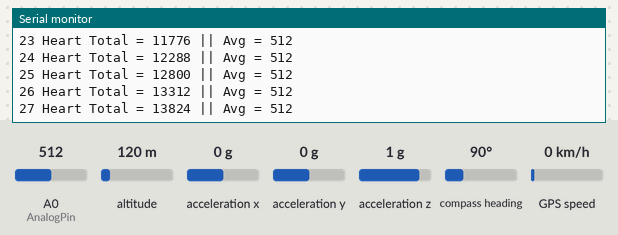
Simulated run of this sketch. Board: ESP8266 (NodeMCU). On the bench: the last lines printed to the serial monitor. The test bench sets the inputs (shaded band); at power-on: A0 (AnalogPin) = 512, altitude 120 m, acceleration x 0 g, acceleration z 1 g, acceleration y 0 g, compass heading 90°, GPS speed 0 km/h. WiFi joins after 1.5 s; servers stay silent unless stated; uploads are accepted with an empty reply; the GPS gets a fix after 3 s at 37.7749, -122.4194 with 8 satellites.

Above: at 3.7 s.
3.8 s: A0 (AnalogPin) set to 992
At 7.1 s:
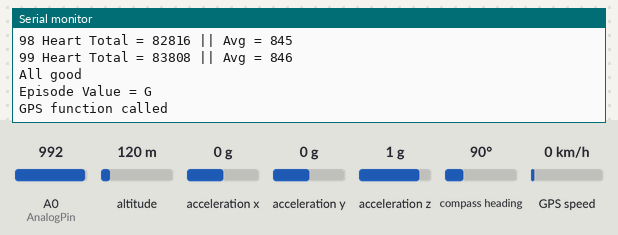
7.9 s: altitude set to 20 m
At 11.3 s:
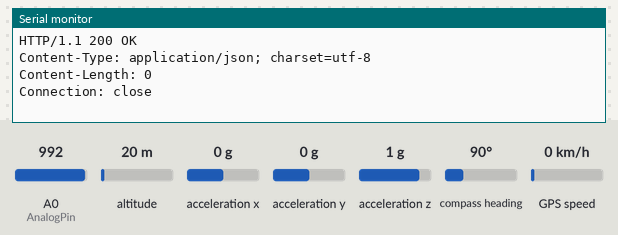
12.0 s: acceleration x set to -1.4 g
At 12.05 s:
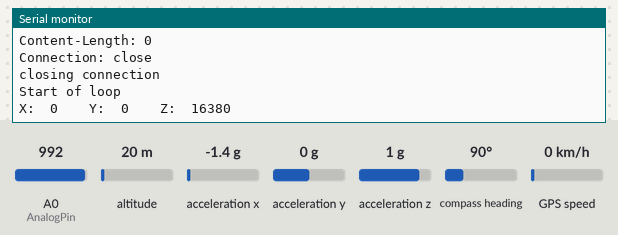
17.3 s: acceleration z set to 0 g
At 20.05 s:
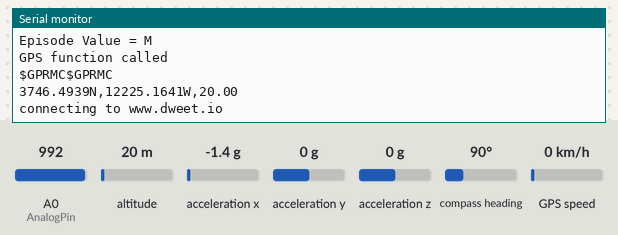
31.3 s: A0 (AnalogPin) set to 716
At 31.9 s:
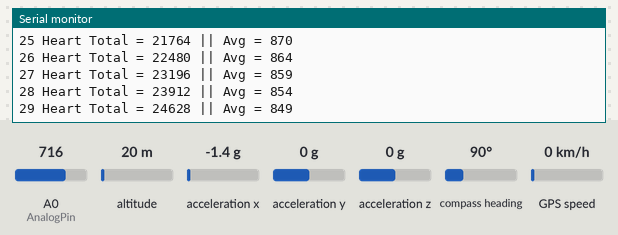
32.8 s: acceleration y set to -1.4 g
At 35.1 s:
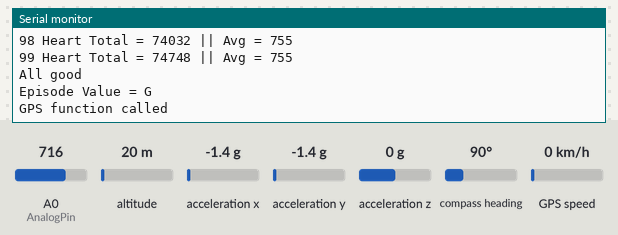
Timing chart, 0 to 35.3 s (numbered marks = the images above; inputs shaded):
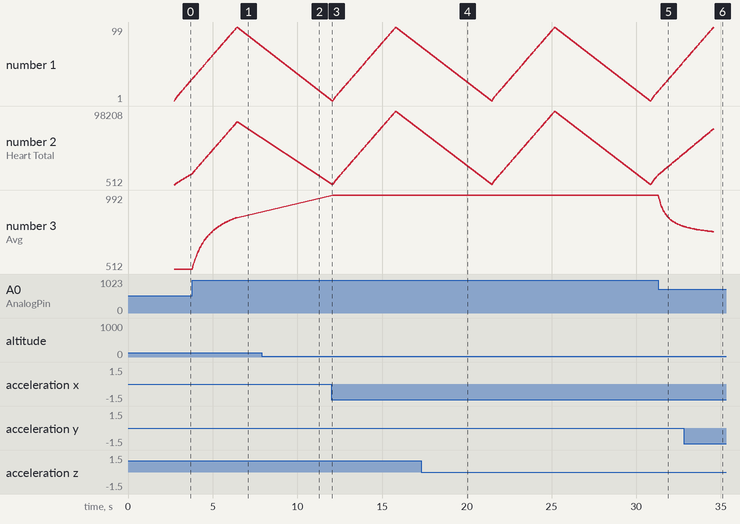

The sketch:

WristBandHardwareEcho.ino
```cpp
//This is the hardware program from Samuel Gandy in Group 7
//for unit ENG500 Group Project


#include <ESP8266WiFi.h>
#include <Adafruit_Sensor.h>
#include <Adafruit_LIS3DH.h>
#include <SPI.h>
#include <Wire.h>
#include <SoftwareSerial.h> //softwareSerial allows for the functions to read the rx and tx
#include <Adafruit_GPS.h> //added the GPS libaray

//setup of functions

//GPS declare
void configAcc();
void configHeart();
void configGPS();
int readAcc();
int readHeart();
int readGPS(String GPSresult, int ESPlatitude, char HemisphereLat, int ESPlongitude, char HemisphereLon);

//Declare Accelometer variables below

#define LIS3DH_CLK 13
#define LIS3DH_MISO 12
#define LIS3DH_MOSI 11
// Used for hardware & software SPI
#define LIS3DH_CS 10

// software SPI
//Adafruit_LIS3DH lis = Adafruit_LIS3DH(LIS3DH_CS, LIS3DH_MOSI, LIS3DH_MISO, LIS3DH_CLK);
// hardware SPI
//Adafruit_LIS3DH lis = Adafruit_LIS3DH(LIS3DH_CS);
// I2C
Adafruit_LIS3DH lis = Adafruit_LIS3DH(); //set the lis variable to the adadfruit-LIS3DH function that reads the bits and turns them into digital values

//Declare HeartBeat varibales below

int AnalogValue = 0; //Declare analogValue
int AnalogPin = A0; //set the Heart beat sensor value

int count = 1; //set the count variable that counts the loops of the heart beat
int HeartTotal; //heart totel varaible set
int avgHeart = 0; //avage heart beat varaible declared
int Maxium = 0; //variable to equal the varaible
int compHeart = 0; //the variable all tyhe maxiums together equals
int MaxiumCount = 0; //max count is the maxium of loop
int learntavg = 0; //learnt average is the value of all averages of 100
int upperThreshold = 100; //threshold value equals 100
int midThreshold = 50; //midThreshold is equal 50
char episode = 'G'; //episode value is equal to char G at the start
String user = "User"; //user equals user
String Name = "Samuel"; //Name equals Samuel

//Declare GPS variables below

SoftwareSerial mySerial(14,12); //creating a serial port on pins 13 and 12 (Other ESP 14 and 12)
Adafruit_GPS GPS(&mySerial); //creating variable for GPS object and the & symbal is for the address

String NMEA1; //Variable for first NMEA sentance
String NMEA2; //Variable for second NMEA sentance
char c; //read charctures for the GPS

String GPSresult = ""; //SG


//dweet Protocol Variables
const char* ssid     = "iPhone";  //the name of network iPhone
const char* password = "1cwj0rv7zh4tk"; // Network password

const char* host = "www.dweet.io"; //name of the server in this case dweet
const char* thing  = "group"; //The indvual key that the dweet gets sent to on the network allows for multiple dweets to be sent to different serves on the network

const char* AccXthing = "AccX"; //name before the value in dweet for X, Y and Z
const char* AccYthing = "AccY";
const char* AccZthing = "AccZ";

const char* GPSthing =  "GPS"; //name before value in GPS in dweet

const char* Heartthing = "Heartrate"; //the name before heart beat in string in dweet


void setup() {
  Serial.begin(9600); //set the bund rate to 9600 setting the commucations to computer to 9600 bytes a second
  Serial.println("System working"); //print system working on the monitor

  configTransmit(); //call setup for transmitter function

  configAcc(); //call setup the acceleromete function

  pinMode(AnalogPin, INPUT); //set the heart beat pin as an input

  configGPS(); //call function to call GPS

}

void loop() {
  Serial.println("Start of loop"); //start the loop

  readAcc(); //call function to read Acc
  readHeart(); //call function to read heart beat sensor
  readGPS(); //read the GPS

  Serial.print("connecting to "); //show connecting to on console
  Serial.println(host); //print the network name

  // Use WiFiClient class to create TCP connections
  WiFiClient client; //[4]set the webclient up
  const int httpPort = 80;
  if (!client.connect(host, httpPort)) {
    Serial.println("connection failed");
    return;
  } //[4] ends here

  //Put GPS in to one String SG
  //There is a rounding error here i need to fix
  GPSresult += GPS.latitude,4; //add the number as a string
  GPSresult += GPS.lat; //add the char for the hemisphere
  GPSresult += ","; //add commer to break up the two values
  GPSresult += GPS.longitude,4; //add the number as the string
  GPSresult += GPS.lon; //add the char for the hemisphere

  Serial.print("Final GPS = "); Serial.println(GPSresult); //print final GPS values

  //Collecting all values and putting them into one dweet SG

  String URL = "/dweet/for/"; //[4]
  URL += thing; //[4]
  URL += "?"; //[4]
  URL += user; //add user to string
  URL += "="; //add equals for dweet URL format
  URL += Name; //add name variable as string to the end of current URL
  URL += "&"; //add & to the string to space varaibles
  URL += AccXthing; //add X axis sensor name to string
  URL += "="; //add equals for dweet URL format
  URL += lis.x; //add X axis variable as string to the end of current URL
  URL += "&"; //add & to the string to space sensors and values in dweet
  URL += AccYthing; //add Y axis sensor name to string
  URL += "="; //add equals for dweet URL format
  URL += lis.y; //add Y axis variable as string to the end of current URL
  URL += "&"; //add & to the string to space sensors and values in dweet
  URL += AccZthing; //add Z axis sensor name to string
  URL += "="; //add equals for dweet URL format
  URL += lis.z; //add Y axis variable as string to the end of current URL
  URL += "&"; //add & to the string to space sensors and values in dweet
  URL += GPSthing; //add GPS name to string
  URL += "="; //add equals for dweet URL format
  URL += GPSresult; //add GPS result to the dweet string
  URL += "&"; //This will be included when heart beat is added
  URL += Heartthing; //Add sensor name for Heart beat to the dweet
  URL += "=";//add equals for dweet URL format
  URL += episode;//add episode value to the end of the URL
//[4]
  Serial.print("Requesting URL: ");
  Serial.println(URL);

  // This will send the request to the server
  client.print(String("GET ") + URL + " HTTP/1.1\r\n" +
               "Host: " + host + "\r\n" +
               "Connection: close\r\n\r\n");
  int timeout = millis() + 5000;
  while (client.available() == 0) {
    if (timeout - millis() < 0) {
      Serial.println(">>> Client Timeout !");
      client.stop();
      return;
    }
  }

  // Read all the lines of the reply from server and print them to Serial
  while(client.available()){
    String line = client.readStringUntil('\r');
    Serial.print(line);
  }

  Serial.println();
  Serial.println("closing connection");
  //[4] ends here
  GPSresult = ""; //reset the string
}


void configTransmit(){
  delay(10);

  // We start by connecting to a WiFi network

  Serial.println();
  Serial.println();
  Serial.print("Connecting to ");
  Serial.println(ssid);
  //[4]
  WiFi.begin(ssid, password);

  while (WiFi.status() != WL_CONNECTED) {
    delay(500);
    Serial.print(".");
  }
  //[4] ends here
  Serial.println("");
  Serial.println("WiFi connected");
  Serial.println("IP address: ");
  Serial.println(WiFi.localIP());
}

void configAcc(){
  //[3]
  while (!Serial) delay(10);     // will pause Zero, Leonardo, etc until serial console opens

  Serial.println("LIS3DH test!");

  if (lis.begin(0x18)) {   // change this to 0x19 for alternative i2c address
    Serial.println("LIS3DH found!");

  lis.setRange(LIS3DH_RANGE_4_G);   // 2, 4, 8 or 16 G!

  Serial.print("Range = "); Serial.print(2 << lis.getRange());
  Serial.println("G");
  //[3]
  }
}

int readAcc(){
  lis.read();      // get X Y and Z data at once
  // Then print out the raw data
  Serial.print("X:  "); Serial.print(lis.x);  //print the X is then a lis.X which is the function above reading the X of the Accelerometer registers
  Serial.print("  \tY:  "); Serial.print(lis.y);  //print the Y is then a lis.X which is the function above reading the Y of the Accelerometer registers
  Serial.print("  \tZ:  "); Serial.print(lis.z);  //print the Z is then a lis.X which is the function above reading the Z of the Accelerometer registers
  Serial.println(" "); //set new line
  delay(200); //delay to allow to read values and print
  return lis.x,lis.y,lis.z; //return the values to the main loop
}

int readHeart(){
  while (count < 100){
    AnalogValue = analogRead(AnalogPin); //read the analog signal
    HeartTotal += AnalogValue; //add to the total for this set
    if(HeartTotal < 0){ //if the total is below 0 (when system is not on wrist)
      HeartTotal = 0; //set it to 0
    }
    avgHeart = HeartTotal/(count); //Work out the mean
    Serial.print(count); Serial.print(" Heart Total = "); Serial.print(HeartTotal); Serial.print(" || "); Serial.print("Avg = "); Serial.println(avgHeart); //print Average

    count++; //add one to count
    delay(25); //lower the value the better becuase the hearts cycle is about 1 a second
  }
  Maxium = avgHeart; //stores the maxium
  count = 1; //set count back to 1 for new set
  HeartTotal = 0; //Heart Total is reset
  MaxiumCount++; //Maxium count plus one to look at new sets
  compHeart += Maxium; //plus the maxium to the compare heart value
  learntavg = compHeart/MaxiumCount; //learnt average equals the
  if(avgHeart > (learntavg + midThreshold) && avgHeart < (learntavg + upperThreshold)){ //if the avgHeart is way above the normal and below meltdown
    Serial.println("There could be an episode"); //print there is an episode
    episode = 'M';
  }
  if(avgHeart > (learntavg + upperThreshold)){ //if the avgHeart is way above the normal
    Serial.println("There is an Epsoide"); //print there is an episode
    episode = 'R'; //set char to R for episode
  }
  if(avgHeart < (learntavg + midThreshold)){
    Serial.println("All good");
    episode = 'G'; //set char to G for the student is all ok
 }

  Serial.print("Episode Value = "); Serial.println(episode);
  return episode;
}

//[1]
void configGPS(){
  GPS.begin(9600); //turn on GPS at 9600 bits by second
  //Need to clean the signal from teh antana to the GPS
  GPS.sendCommand("PGCMD,33,0*6D"); //semding commomd to turn anatana off in the GPS registers
  GPS.sendCommand(PMTK_SET_NMEA_UPDATE_1HZ); //Set up a rate to 10Hz (10, 5, 1)
  GPS.sendCommand(PMTK_SET_NMEA_OUTPUT_RMCGGA); //saying we only want the sentances we want (RMC and GGA).
  delay(1000);
}
//[1] ends here


int readGPS(){
  Serial.println("GPS function called");
  GPSresult = ""; //Reset the string SG
  //[2]
  while(!GPS.newNMEAreceived()){ //While there is no NMEA senstance
    c = GPS.read(); //read a char
  }
  GPS.parse(GPS.lastNMEA()); //pass the last senstance
  while(!GPS.newNMEAreceived()){ //While there is no NMEA senstance
    c = GPS.read(); //read a char
  }
  GPS.parse(GPS.lastNMEA()); //pass the last senstance
  while(!GPS.newNMEAreceived()){ //While there is no NMEA senstance
    c = GPS.read(); //read a char
  }
  GPS.parse(GPS.lastNMEA()); //pass the last senstance

  while(!GPS.newNMEAreceived()){ //While there is no NMEA senstance
    c = GPS.read(); //read a char
  }
  GPS.parse(GPS.lastNMEA()); //pass the last senstance
  NMEA1 = GPS.lastNMEA(); //First NMEA message equal to the last senstance

  while(!GPS.newNMEAreceived()){ //While there is no NMEA senstance
    c = GPS.read(); //read a char
  }
  GPS.parse(GPS.lastNMEA()); //pass the last senstance
  NMEA2 = GPS.lastNMEA(); //Second NMEA message equal to the last senstance

  Serial.print(NMEA1);
  Serial.println(NMEA2);

  if(GPS.fix == 1){ //only show data if there is a fix

    Serial.print(GPS.latitude,4); //pirnts the latitude to 4 decminal points
    Serial.print(GPS.lat); //prints the hemisphere
    Serial.print(",");
    Serial.print(GPS.longitude,4); //prints longitude
    Serial.print(GPS.lon);//prints Hemisphere
    Serial.print(",");
    Serial.println(GPS.altitude); //prints Altitude
    //[2] ends here
  }
}


/* Refances to the code used
 *
 *  [1]P. McWhorter, LESSON 22: Build an Arduino GPS Tracker. United States: Paul McWhorter, 2014.
 *  https://www.youtube.com/watch?v=OsMoowoB2Rg
 *
 *  [2]P. McWhorter, LESSON 23: Arduino GPS with Data Logger. United States: Paul McWhorter, 2014.
 *  https://www.youtube.com/watch?v=TdXbP8XhbX8
 *
 *  [3]#47 - LIS3DH Accelerometer on an Arduino Pro Mini. United States: dotdissonance, 2020.
 *  https://www.youtube.com/watch?v=C09hG8OCBEk
 *
 *  [4]Arduino-er. Unknown: Andr.oid Eric, 2016.
 *  http://arduino-er.blogspot.com/2016/04/blog-post.html
 */
```

Measured:
- after the input at 7.9 s, the serial monitor: prints a new line after 2.6 s (image 2)
- after the input at 31.3 s, the serial monitor: prints a new line at once (image 5)
- plotted number 2: 13888 → 41096 after the input at 31.3 s
- plotted number 3: 992 → 790 after the input at 31.3 s
